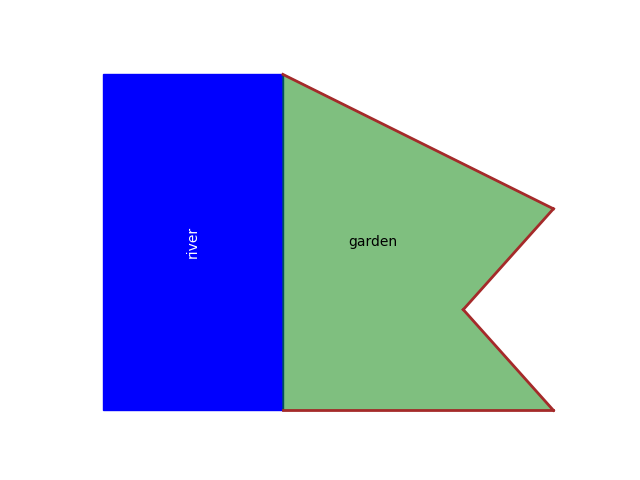

The script that saved this image:
import matplotlib.pyplot as plt
import matplotlib.patches as patches

#initial
fig, ax = plt.subplots()

#make river
rect = patches.Rectangle((-1, -5), 2, 10, linewidth=1, edgecolor='blue', facecolor='blue')
ax.add_patch(rect)
ax.text(0, 0, 'river', color='white', ha='center', va='center', rotation=90)


#make garden with line
plt.plot([1,4], [5, 1], color='brown', linewidth=2)
plt.plot([4,3], [1, -2], color='brown', linewidth=2)
plt.plot([3,4], [-2, -5], color='brown', linewidth=2)
plt.plot([4,1], [-5, -5], color='brown', linewidth=2)

# Fill the garden area
garden_x = [1, 4, 3, 4, 1]
garden_y = [5, 1, -2, -5, -5]
plt.fill(garden_x, garden_y, color='green', alpha=0.5)  # green fill with some transparency
ax.text(2, 0, 'garden', color='black', ha='center', va='center')



plt.axis('off')  # Turn off axes
plt.savefig("wonkyshape.png")